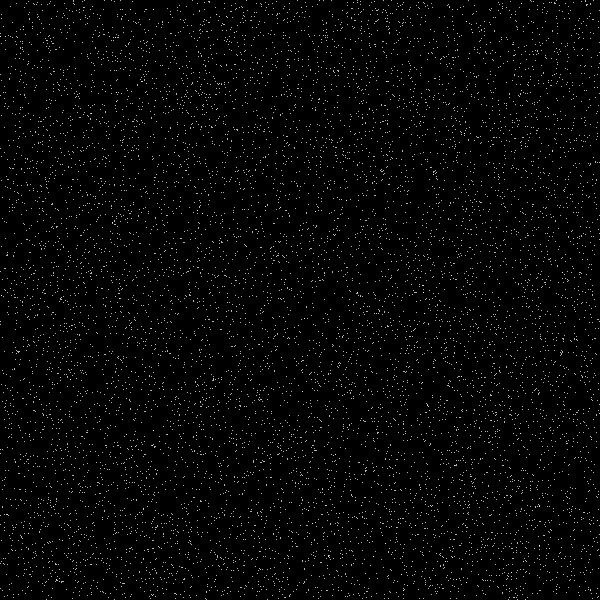
Frame 1 (no input)
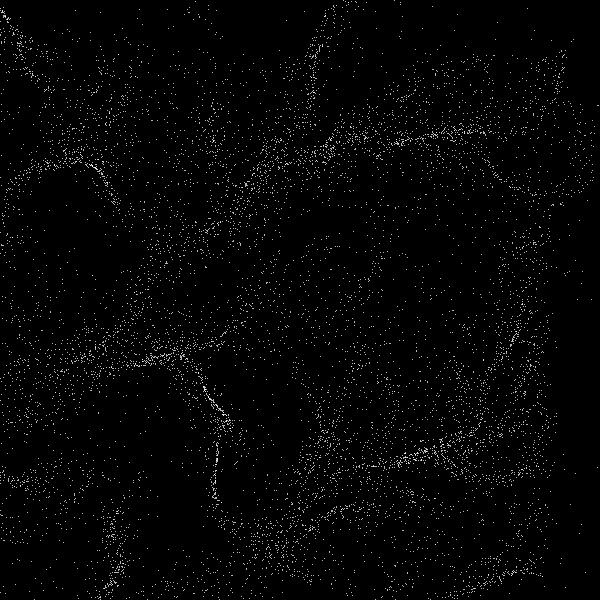
Frame 60 (the mouse pressed at the canvas centre just before this capture)
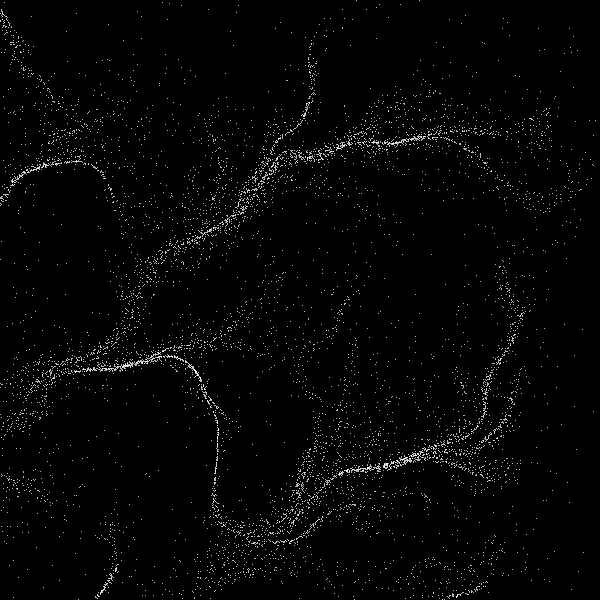
Frame 120 (the mouse held since frame 60 and released just before this capture)

The Processing sketch that drew these frames (run headless with seeded random() and noise(); from frame 60 on, the mouse is pressed at the canvas centre):

// Processing sketch: Perlin_Noise_Flow_Field
// ── Perlin_Noise_Flow_Field.pde
ArrayList<PVector> particles;
float noiseScale = 0.01;
int particleCount = 10000;

void setup() {
  size(600, 600);
  particles = new ArrayList<PVector>();
  for (int i = 0; i < particleCount; i++) {
    particles.add(new PVector(random(width), random(height)));
  }
}

void draw() {
  background(0);
  stroke(255);
  for (PVector pv: particles) {
    point(pv.x, pv.y);
    float noiseValue = noise(pv.x * noiseScale, pv.y * noiseScale);
    float angle = TAU * noiseValue;
    pv.x += cos(angle);
    pv.y += sin(angle);
    
    if (!isOnScreen(pv)) {
      pv.x = random(width);
      pv.y = random(height);
    }
  }
}

boolean isOnScreen(PVector pv) {
  return pv.x >= 0 && pv.x <= width && pv.y >= 0 && pv.y <= height;
}

void mouseReleased() {
  noiseSeed(millis()); // Zufallsseed abhängig von der vergangenen Zeit
}
